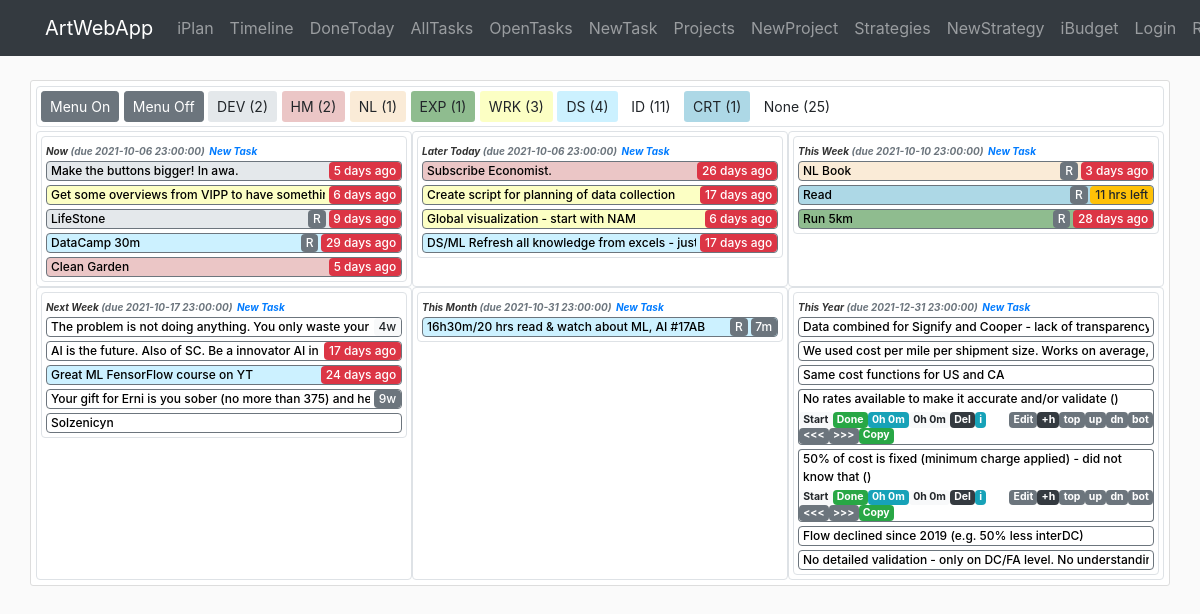
The app's page /iplan/timeline with its own data.
### awa/iplan/models.py (models this page shows, shortened)
class Strategy(db.Model):
    id = db.Column(db.Integer, primary_key=True)
    name = db.Column(db.String(40), nullable=False)
    symbol = db.Column(db.String(3))
    desc = db.Column(db.Text)
    color = db.Column(db.String(7))
    order = db.Column(db.Integer)
    time_creation = db.Column(db.DateTime, default=datetime.now)
    time_completion = db.Column(db.DateTime)
    show_timeline = db.Column(db.Boolean, default=True, nullable=False)
    category = db.Column(db.String(20), nullable=True)
    br_task = db.relationship('Task', backref='strategy')  # todo: lazy=True - test that later

class Project(db.Model):
    id = db.Column(db.Integer, primary_key=True)
    name = db.Column(db.String(40), nullable=False)
    symbol = db.Column(db.String(3))
    desc = db.Column(db.Text)
    category = db.Column(db.String(20))
    color = db.Column(db.String(7))
    order = db.Column(db.Integer)
    time_creation = db.Column(db.DateTime, default=datetime.now)
    time_completion = db.Column(db.DateTime)
    time_due = db.Column(db.DateTime)
    duration_plan = db.Column(db.Interval, nullable=False, default=timedelta(0))
    show_timeline = db.Column(db.Boolean, default=True, nullable=False)
    br_task = db.relationship('Task', backref='project')  # todo: lazy=True - test that later

class Task(db.Model):
    id = db.Column(db.Integer, primary_key=True, autoincrement=True)
    name = db.Column(db.String(140), nullable=False)
    desc = db.Column(db.Text)
    category = db.Column(db.String(20))
    frequency = db.Column(db.String(10))
    frequency_days = db.Column(db.Integer)
    time_creation = db.Column(db.DateTime, default=datetime.now)
    time_completion = db.Column(db.DateTime)
    time_due = db.Column(db.DateTime)
    time_line = db.Column(db.String(20))
    duration_plan = db.Column(db.Interval, nullable=False, default=timedelta(0))
    duration_real = db.Column(db.Interval, nullable=False, default=timedelta(0))
    timer_start = db.Column(db.DateTime)
    order = db.Column(db.Integer)
    show_menu = db.Column(db.Boolean, default=True, nullable=False)
    id_strategy = db.Column(db.Integer, db.ForeignKey('strategy.id'), nullable=False)
    id_project = db.Column(db.Integer, db.ForeignKey('project.id'))
    def __repr__(self):
        return f"Task(id='{self.id}', name='{self.name}', desc='{self.desc}', category='{self.category}'," \
               f" frequency='{self.frequency}', frequency_days='{self.frequency_days}'," \
               f" time_creation='{self.time_creation}', time_completion='{self.time_completion}'," \
               f" time_due='{self.time_due}', time_line='{self.time_line}', duration_plan='{self.duration_plan}'," \
               f" duration_real='{self.duration_real}', timer_start='{self.timer_start}', order='{self.order}'," \
               f" show_menu='{self.show_menu}', id_strategy='{self.id_strategy}', id_project='{self.id_project}')"

### awa/iplan/routes.py (the view)
@iplan.route('/iplan/timeline', methods=['GET', 'POST'])
def timeline():
    tasks = Task.query.filter(Task.time_completion.is_(None)).order_by(Task.order).all()
    strategies = Strategy.query.all()
    projects = Project.query.all()
    count_tasks_strategy = dict(zip([strategy.id for strategy in strategies], [0 for _ in range(len(strategies))]))
    count_tasks_project = dict(zip([project.id for project in projects], [0 for _ in range(len(projects))]))
    for task in tasks:
        if task.strategy.id in count_tasks_strategy:
            count_tasks_strategy[task.strategy.id] += 1
        if task.project.id in count_tasks_project:
            count_tasks_project[task.project.id] += 1
    return render_template('iplan/timeline.html', tasks=tasks, TimeLine=TimeLine, strategies=strategies, projects=projects,
                           count_tasks_strategy=count_tasks_strategy, count_tasks_project=count_tasks_project,
                           string_from_duration=string_from_duration, now=datetime.now())

### awa/iplan/utils.py (called while the page is built, shortened)
def string_from_duration(x):
    if x is None or x.total_seconds() == 0:
        return '0h 0m'

    @staticmethod
    def progress_indicator(time_creation, timeline_category):
        for indicator in TimeLine._progress_breakpoints:
            if timeline_category == indicator[0]:  # Check on timeline category
                seconds_since_creation = (datetime.now()-time_creation).total_seconds()
                uom_since_creation = int(seconds_since_creation / TimeLine._seconds_in_unites[indicator[1]])
                if uom_since_creation >= indicator[2][0] and uom_since_creation < indicator[2][1]:
                    return f'{uom_since_creation}{indicator[1]}', TimeLine._progress_colors['attention']
                elif uom_since_creation >= indicator[2][1]:
                    return f'{uom_since_creation}{indicator[1]}', TimeLine._progress_colors['warning']
                else:
                    return None

    @staticmethod
    def get_msg_for_timeuom(uom, value):
        msg = None
        if uom == 'h':
            msg = 'hrs'
        elif uom == 'd':
            msg = 'days'
        elif uom == 'm':
            msg = 'months'
        elif uom == 'w':
            msg = 'weeks'
        else:
            msg = '???'
        if value == 1:
            msg = msg[:-1]
        return msg

    @staticmethod
    def duedate_indicator(time_due):
        if time_due is None:
            return None
        time_left = (time_due - datetime.now()).total_seconds()
        for text, uom, time, msg in TimeLine._duedate_breakpoints:
            if round(time_left < time * TimeLine._seconds_in_unites[uom]):
                return f'{abs(round(time_left / TimeLine._seconds_in_unites[uom]))} {TimeLine.get_msg_for_timeuom(uom, round(time_left / TimeLine._seconds_in_unites[uom]))} {msg}', TimeLine._duedate_colors[text]

### awa/templates/iplan/timeline.html (shortened to what this page needs)
{% extends "layout.html" %}
{% block content %}
<div class="container">
    <div class="row content-section">
        <div class="col-md-12 border p-1 rounded mb-1 ">
            <a  href="{{url_for('iplan.show_menu_all', state='on') }}" class="btn btn-secondary btn-sm" role="button">Menu On</a>
            <a  href="{{url_for('iplan.show_menu_all', state='off') }}" class="btn btn-secondary btn-sm" role="button">Menu Off</a>
            {% for strategy in strategies %}
                {% if count_tasks_strategy[strategy.id] > 0%}
                    {% if strategy.show_timeline %}
                        <a  href="{{url_for('iplan.show_strategy_timeline', id_strategy=strategy.id) }}" class="btn btn-sm" style="background-color:{{strategy.color}}" role="button">{{strategy.symbol}} ({{count_tasks_strategy[strategy.id]}})</a>
                    {% else %}
                        <a  href="{{url_for('iplan.show_strategy_timeline', id_strategy=strategy.id) }}" class="btn btn-dark btn-sm" role="button">{{strategy.symbol}} ({{count_tasks_strategy[strategy.id]}})</a>
                    {% endif %}
                {% endif %}
            {% endfor %}
            {% for project in projects %}
                {% if count_tasks_project[project.id] > 0%}
                    {% if project.show_timeline %}
                        <a  href="{{url_for('iplan.show_project_timeline', id_project=project.id) }}" class="btn btn-sm" style="background-color:{{project.color}}" role="button">{{project.symbol}} ({{count_tasks_project[project.id]}})</a>
                    {% else %}
                        <a  href="{{url_for('iplan.show_project_timeline', id_project=project.id) }}" class="btn btn-dark btn-sm" role="button">{{project.symbol}} ({{count_tasks_project[project.id]}})</a>
                    {% endif %}
                {% endif %}
            {% endfor %}
        </div>
        {% for timeline in TimeLine.categories %}
        <div class="col-md-4 border p-1 rounded">
            <div class="col-12 border timeline_task_border rounded p-0">
                <small class="timeline_header ml-1">{{ timeline }} </small>
                <small class="timeline_header text-muted">(due {{TimeLine.duedate_per_category_for_new_tasks(timeline)}})</small>
                <a href="{{ url_for('iplan.task_create', timeline_category=timeline) }}"><small class="timeline_header text-primary">New Task</small></a>
                {% for task in tasks %}
                    {% if task.time_line == timeline and task.strategy.show_timeline and task.project.show_timeline %}
                        {% if task.show_menu == False %}
                            <div class="row rounded border border border-secondary timeline_task_name pl-0  mb-1 ml-1 mr-1" style="background-color:{{task.strategy.color}}">
                                {% if TimeLine.progress_indicator(task.time_creation, timeline)[0] %}
                                    <div class="col text-truncate p-0 pl-1 m-0 mr-1">
                                        <a href="{{url_for('iplan.show_menu', id_task=task.id, state='on') }}" class="show_menu_links" title="{{task.name}}">{{task.name}}</a>
                                    </div>
                                    <div class="col-auto p-0 m-0 text-right">
                                        {% if task.frequency == 'Repeatable' %}
                                            <small class="badge badge-secondary progress_indicator">R</small>
                                        {% endif %}
                                        {% if TimeLine.duedate_indicator(task.time_due)[0] %}
                                            <small class="{{TimeLine.duedate_indicator(task.time_due)[1]}} m-0 progress_indicator">{{TimeLine.duedate_indicator(task.time_due)[0]}}</small>
                                        {% else %}
                                            <small class="{{TimeLine.progress_indicator(task.time_creation, timeline)[1]}}  progress_indicator">{{TimeLine.progress_indicator(task.time_creation, timeline)[0]}}</small>
                                        {% endif %}
                                    </div>
                                {% else %}
                                    <div class="col text-truncate p-0 pl-1 m-0 mr-1">
                                        <a href="{{url_for('iplan.show_menu', id_task=task.id, state='on') }}" class="show_menu_links" title="{{task.name}}">{{task.name}}</a>
                                    </div>
                                    <div class="col-auto p-0 m-0 text-right">
                                    {% if task.frequency == 'Repeatable' %}
                                        <small class="badge badge-secondary progress_indicator">R</small>
                                    {% endif %}
                                    {% if TimeLine.duedate_indicator(task.time_due)[0] %}
                                        <small class="{{TimeLine.duedate_indicator(task.time_due)[1]}} progress_indicator">{{TimeLine.duedate_indicator(task.time_due)[0]}}</small>
                                    {% endif %}
                                    </div>
                                {% endif %}
                            </div>
                        {% else %}
                            <div class="row rounded-top border border-bottom-0 border-secondary timeline_task_name pl-1 pb-1 ml-1 mr-1" style="background-color:{{task.strategy.color}}">
                                <a href="{{url_for('iplan.show_menu', id_task=task.id, state='off') }}" class="show_menu_links">{{task.name}} ({{TimeLine.duedate_indicator(task.time_due)[0]}})</a>
                            </div>
                            <div class="row rounded-bottom border border-top-0 border-secondary timeline_task_buttons mb-1 ml-1 mr-1" style="background-color:{{task.strategy.color}}">
                                {% if task.timer_start %}
                                    <a href="{{url_for('iplan.task_timer_start', id_task=task.id) }}" class="badge badge-light">Reset</a>
                                    <a href="{{url_for('iplan.task_timer_end', id_task=task.id) }}" class="badge badge-danger">Stop</a>
                                {% else %}
                                    <a href="{{url_for('iplan.task_timer_start', id_task=task.id) }}" class="badge badge-light">Start</a>
                                    {% if task.time_completion %}
                                        <a href="{{url_for('iplan.task_restore', id_task=task.id)}}" class="badge badge-primary">Restore</a>
                                    {% else %}
                                        {% if task.frequency == 'OneTime' %}
                                            <a href="{{url_for('iplan.task_complete', id_task=task.id)}}" class="badge badge-success">Done</a>
                                        {% else %}
                                            <a href="{{url_for('iplan.task_complete', id_task=task.id)}}" class="badge badge-success">Done+</a>
                                        {% endif %}
                                    {% endif %}
                                {% endif%}
                                <a href="#" class="badge badge-info">{{string_from_duration(task.duration_real)}}</a>
                                <a href="#" class="badge badge-light">{{string_from_duration(task.duration_plan)}}</a>
                                <a href="{{url_for('iplan.task_delete', id_task=task.id) }}" class="badge badge-dark">Del</a>
                                <a href="#" data-toggle="tooltip" class="badge badge-info" data-html="true" title="{{task}}">i</a>
                                <a href="{{url_for('iplan.task_update', id_task=task.id) }}" class="badge badge-secondary ml-auto">Edit</a>
                                <a href="{{url_for('iplan.task_postpone', id_task=task.id, duration='h') }}" class="badge badge-dark">+h</a>
                                <a href="{{url_for('iplan.task_move', id_task=task.id, direction='top')}}" class="badge badge-secondary">top</a>
                                <a href="{{url_for('iplan.task_move', id_task=task.id, direction='up')}}" class="badge badge-secondary">up</a>
                                <a href="{{url_for('iplan.task_move', id_task=task.id, direction='down')}}" class="badge badge-secondary">dn</a>
                                <a href="{{url_for('iplan.task_move', id_task=task.id, direction='bottom')}}" class="badge badge-secondary">bot</a>
                                <a href="{{url_for('iplan.task_move_timeline', id_task=task.id, direction='previous') }}" class="badge badge-secondary"><<<</a>
                                <a href="{{url_for('iplan.task_move_timeline', id_task=task.id, direction='next') }}" class="badge badge-secondary">>>></a>
                                <a href="{{url_for('iplan.task_make_copy', id_task=task.id)}}" class="badge badge-success">Copy</a>
                            </div>
                        {% endif %}
                    {% endif %}
                {% endfor %}
            </div>
        </div>
        {% endfor %}
    </div>
</div>
{% endblock content %}

### awa/static/main.css (style rules this page uses)
body { background: #fafafa; color: #333333; margin-top: 5rem; }
.content-section { background: #ffffff; padding: 5px 5px; border: 1px solid #dddddd; border-radius: 3px; margin-bottom: 10px; }
.timeline_header { font-size: 10px; font-style: italic; font-weight: bold; }
.timeline_task_name { font-size: 12px; font-weight: bold; }
.timeline_task_buttons { font-size: 14px; }
.show_menu_links { color:#000; font-size: 12px; display: inline-block; font-weight: 500; }
.progress_indicator { font-size: 12px; font-weight: 500; }

### records on screen
Strategy: symbol "DEV", count_tasks_strategy "2"
Strategy: symbol "HM", id "2"
Strategy: symbol "NL", show_timeline "1"
Strategy: symbol "EXP", show_timeline "1"
Strategy: symbol "WRK", count_tasks_strategy "3"
Strategy: symbol "DS", count_tasks_strategy "4"
Strategy: symbol "ID", count_tasks_strategy "11"
Strategy: symbol "CRT", show_timeline "1"
Project: symbol "None", count_tasks_project "25"
Task: name "Make the buttons bigger! In awa.", time_due "5 days ago"
Task: name "Get some overviews from VIPP to have somet…", time_due "6 days ago"
Task: name "LifeStone", frequency "R", time_due "9 days ago"
Task: name "DataCamp 30m", frequency "R", time_due "29 days ago"
Task: name "Clean Garden", time_due "5 days ago"
Task: name "Subscribe Economist.", time_due "26 days ago"
Task: name "Create script for planning of data collection", time_due "17 days ago"
Task: name "Global visualization - start with NAM", time_due "6 days ago"
Task: name "DS/ML Refresh all knowledge from excels - j…", time_due "17 days ago"
Task: name "NL Book", frequency "R", time_due "3 days ago"
Task: name "Read", frequency "R", time_due "11 hrs left"
Task: name "Run 5km", frequency "R", time_due "28 days ago"
Task: name "The problem is not doing anything. You only waste yo…", time_creation "4w"
Task: name "AI is the future. Also of SC. Be a innovator AI…", time_due "17 days ago"
Task: name "Great ML FensorFlow course on YT", time_due "24 days ago"
Task: name "Your gift for Erni is you sober (no more than 375) and…", time_creation "9w"
Task: name "Solzenicyn"
Task: name "16h30m/20 hrs read & watch about ML, AI #17AB", frequency "R", time_creation "7m"
Task: name "Data combined for Signify and Cooper - lack of transpare…"
Task: name "We used cost per mile per shipment size. Works on avera…"
Task: name "Same cost functions for US and CA"
Task: name "No rates available to make it accurate and/or validate", duration_real "0h 0m", duration_plan "0h 0m"
Task: name "50% of cost is fixed (minimum charge applied) - did not know that", duration_real "0h 0m", duration_plan "0h 0m"
Task: name "Flow declined since 2019 (e.g. 50% less interDC)"
Task: name "No detailed validation - only on DC/FA level. No understan…"

### other values on screen
{{ timeline }} "Now" "Later Today" "This Week" "Next Week" "This Month" "This Year"
{{ TimeLine.duedate_per_category_for_new_tasks(timeline) }} "2021-10-06 23:00:00" "2021-10-06 23:00:00" "2021-10-10 23:00:00" "2021-10-17 23:00:00" "2021-10-31 23:00:00" "2021-12-31 23:00:00"
